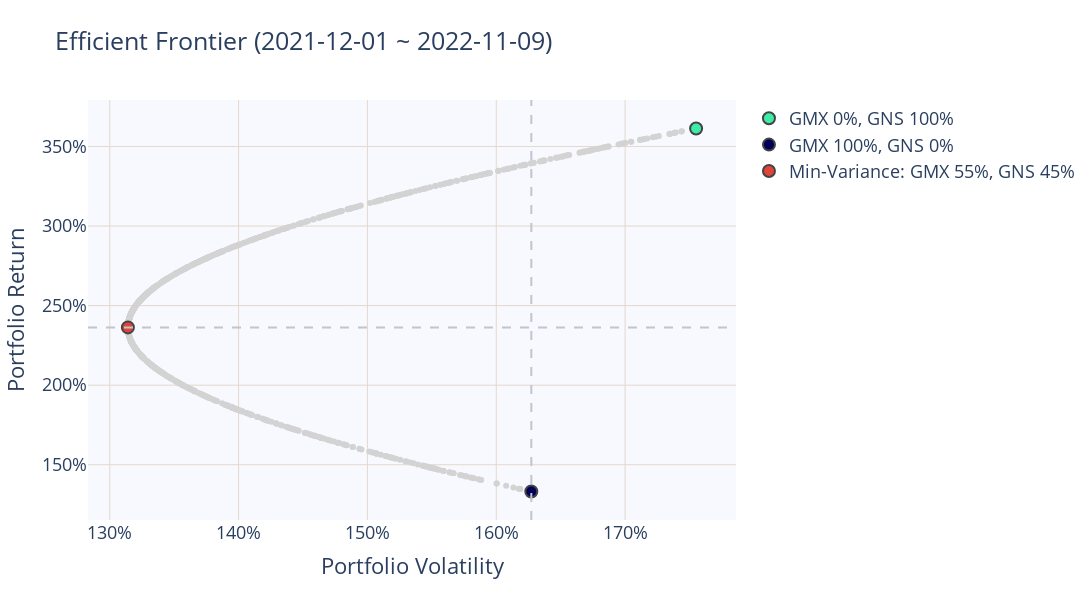

Write notebook code for a chart like this one.
### Code cell
# all in GMX
gmx_x = simple_rets.std()['GMX']*np.sqrt(365)
gmx_y = simple_rets.mean()['GMX']*365 
# all in GNS
gns_x = simple_rets.std()['GNS']*np.sqrt(365)
gns_y = simple_rets.mean()['GNS']*365
# min-var portfolio
minvar_x = min(stds)
minvar_y = rets[stds.index(min(stds))]

# add these portfolios to figure
fig.add_trace(
    go.Scatter(name='GMX 0%, GNS 100%', x=[gns_x], y=[gns_y], mode='markers',
               marker=dict(size=12, color=[gns_green], line=dict(width=2)))
)
fig.add_trace(
    go.Scatter(name='GMX 100%, GNS 0%', x=[gmx_x], y=[gmx_y], mode='markers',
               marker=dict(size=12, color=[gmx_blue], line=dict(width=2)))
)
legend_minvar = \
    'Min-Variance: GMX {:.0%}, GNS {:.0%}'.format(minvar_wt_gmx, minvar_wt_gns)
fig.add_trace(
    go.Scatter(name=legend_minvar, x=[minvar_x], y=[minvar_y], mode='markers',
               marker=dict(size=12, color=[avax_red], line=dict(width=2)))
)

# add a dashed horizontal line across the minvar portfolio
fig.add_hline(y=minvar_y, line_dash="dash", line_color="#c4c3d0")
# add a dashed vertical line across the 100%-GMX portfolio
fig.add_vline(x=gmx_x, line_dash="dash", line_color="#c4c3d0")

# aesthetics
fig.update_layout(plot_bgcolor="#f8f8ff", 
        yaxis_tickformat = ',.0%',
        xaxis_tickformat = ',.0%',
        # legend=dict(orientation="h"),
        font=dict(size=18),
        autosize=False,
        width=1200,
        height=600,
    )
fig.update_xaxes(showgrid=True, gridwidth=1, gridcolor='#e3dac9')
fig.update_yaxes(showgrid=True, gridwidth=1, gridcolor='#e3dac9')

### Figure 1 — Plotly figure (JSON) as saved in the notebook; plotly's stock layout.template omitted (floating-point values rounded to 4 significant figures; data arrays with more than 128 entries replaced by an {"elided": "..."} marker saying what was removed)
{"data": [{"hovertemplate": "Portfolio Volatility=%{x}<br>Portfolio Return=%{y}<extra></extra>", "legendgroup": "", "marker": {"color": "lightgray", "symbol": "circle"}, "mode": "markers", "name": "", "orientation": "v", "showlegend": false, "type": "scatter", "x": {"elided": "1000 float values"}, "xaxis": "x", "y": {"elided": "1000 float values"}, "yaxis": "y"}, {"marker": {"color": ["#3deca7"], "line": {"width": 2}, "size": 12}, "mode": "markers", "name": "GMX 0%, GNS 100%", "type": "scatter", "x": [1.755], "y": [3.613]}, {"marker": {"color": ["#000058"], "line": {"width": 2}, "size": 12}, "mode": "markers", "name": "GMX 100%, GNS 0%", "type": "scatter", "x": [1.627], "y": [1.332]}, {"marker": {"color": ["#DE4437"], "line": {"width": 2}, "size": 12}, "mode": "markers", "name": "Min-Variance: GMX 55%, GNS 45%", "type": "scatter", "x": [1.314], "y": [2.363]}], "layout": {"autosize": false, "font": {"size": 18}, "height": 600, "legend": {"tracegroupgap": 0}, "plot_bgcolor": "#f8f8ff", "shapes": [{"line": {"color": "#c4c3d0", "dash": "dash"}, "type": "line", "x0": 0, "x1": 1, "xref": "x domain", "y0": 2.363, "y1": 2.363, "yref": "y"}, {"line": {"color": "#c4c3d0", "dash": "dash"}, "type": "line", "x0": 1.627, "x1": 1.627, "xref": "x", "y0": 0, "y1": 1, "yref": "y domain"}], "title": {"text": "Efficient Frontier\n(2021-12-01 ~ 2022-11-09)"}, "width": 1200, "xaxis": {"anchor": "y", "domain": [0, 1], "gridcolor": "#e3dac9", "gridwidth": 1, "showgrid": true, "tickformat": ",.0%", "title": {"text": "Portfolio Volatility"}}, "yaxis": {"anchor": "x", "domain": [0, 1], "gridcolor": "#e3dac9", "gridwidth": 1, "showgrid": true, "tickformat": ",.0%", "title": {"text": "Portfolio Return"}}}}
